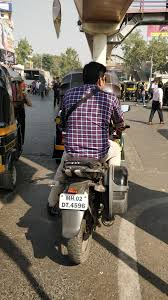
#> input picture sample_images/333333333.jpeg, 168 x 300 px
$ python -i preprocessing_service.py   (imports and definitions only)   (older library calls are emulated)
#> lines starting #> are read from the running program, lines starting #| are printed output that depends on the picture; after the words box and inside, x2 and y2 are one past the last pixel; in counts of white or black regions, pixels touching at a corner belong together
import cv2
import numpy as np

# ---------------------------------------------------------------------------
# Quality measurement
# ---------------------------------------------------------------------------


def _estimate_brightness(image_bgr: np.ndarray) -> float:
    gray = cv2.cvtColor(image_bgr, cv2.COLOR_BGR2GRAY)
    return float(gray.mean())


def _estimate_blur(image_bgr: np.ndarray) -> float:
    gray = cv2.cvtColor(image_bgr, cv2.COLOR_BGR2GRAY)
    return float(cv2.Laplacian(gray, cv2.CV_64F).var())


def _estimate_shadow_spread(image_bgr: np.ndarray) -> float:
    """Max-min brightness spread across a 4x4 grid of blocks. A uniformly
    lit image has a small spread; a cast shadow or strong lighting gradient
    produces a large one — distinct from low overall brightness (which can
    be uniform)."""
    gray = cv2.cvtColor(image_bgr, cv2.COLOR_BGR2GRAY)
    h, w = gray.shape
    bh, bw = max(1, h // 4), max(1, w // 4)
    means = [
        gray[i * bh:(i + 1) * bh, j * bw:(j + 1) * bw].mean()
        for i in range(4) for j in range(4)
        if gray[i * bh:(i + 1) * bh, j * bw:(j + 1) * bw].size
    ]
    return float(max(means) - min(means)) if means else 0.0


def _streak_components(image_bgr: np.ndarray):
    """Binarize edges (Canny), then keep only thin vertically-elongated
    connected components via morphological opening with a tall, narrow
    kernel — the standard way to isolate rain-streak-like structure from
    a binary edge map (continuous-valued frequency maps don't threshold
    cleanly: a single faint 1px streak gets smeared away by Gaussian
    blur before it can be isolated)."""
    gray = cv2.cvtColor(image_bgr, cv2.COLOR_BGR2GRAY)
    edges = cv2.Canny(gray, 40, 120)
    vertical_kernel = cv2.getStructuringElement(cv2.MORPH_RECT, (1, 7))
    opened = cv2.morphologyEx(edges, cv2.MORPH_OPEN, vertical_kernel)
    n, labels, stats, _ = cv2.connectedComponentsWithStats(opened)
    elongated_ids = [i for i in range(1, n) if stats[i][3] >= 6 and stats[i][2] <= 3]
    return labels, elongated_ids


def _estimate_rain_streak_score(image_bgr: np.ndarray) -> float:
    """Density of thin vertically-elongated streak components per 100k
    pixels — rain produces many scattered thin vertical streaks; natural
    scene edges (rock texture, guardrails) produce far fewer at this
    strict height/width ratio."""
    _, elongated_ids = _streak_components(image_bgr)
    area = image_bgr.shape[0] * image_bgr.shape[1] / 1e5
    return float(len(elongated_ids) / area) if area else 0.0


# ---------------------------------------------------------------------------
# Shadow removal — illumination-gradient normalization
# ---------------------------------------------------------------------------


SHADOW_BLEND_RATIO = 0.3  # how much of the corrected image to mix in


def _remove_shadow(image_bgr: np.ndarray) -> np.ndarray:
    """A shadow is, physically, a smooth multiplicative lighting gradient
    laid over the scene. Estimate that gradient (heavy blur of the
    luminance channel) and divide it out, rescaling to the original mean
    brightness. This directly targets uneven illumination, unlike CLAHE
    which only redistributes local contrast.

    Blended at SHADOW_BLEND_RATIO rather than applied at full strength:
    the detection heuristic (_estimate_shadow_spread) triggers on any
    large brightness range across the frame, including normal outdoor
    lighting variation (sky/foliage/sun) that isn't actually a problem —
    a full-strength correction in those false-positive cases measurably
    degraded downstream model confidence (verified directly: it flipped
    a correct helmet classification to incorrect on a real test photo).
    A partial blend keeps the real benefit on genuinely shadowed images
    while limiting the damage when the heuristic over-triggers."""
    lab = cv2.cvtColor(image_bgr, cv2.COLOR_BGR2LAB)
    l, a, b = cv2.split(lab)
    l_f = l.astype(np.float32)

    illumination = cv2.GaussianBlur(l_f, (0, 0), sigmaX=31)
    illumination = np.clip(illumination, 1.0, 255.0)

    normalized = (l_f / illumination) * illumination.mean()
    l_corrected = np.clip(normalized, 0, 255).astype(np.uint8)
    corrected = cv2.cvtColor(cv2.merge((l_corrected, a, b)), cv2.COLOR_LAB2BGR)

    return cv2.addWeighted(corrected, SHADOW_BLEND_RATIO, image_bgr, 1 - SHADOW_BLEND_RATIO, 0)


# ---------------------------------------------------------------------------
# Low-light correction — CLAHE
# ---------------------------------------------------------------------------


# [6 lines left out: function _clahe_enhance, not called in this run]


# ---------------------------------------------------------------------------
# Rain streak attenuation — frequency decomposition + directional morphology
# ---------------------------------------------------------------------------


def _remove_rain_streaks(image_bgr: np.ndarray) -> np.ndarray:
    """Classical single-image rain removal (pre-deep-learning approach):
    split into a low-frequency base layer and a high-frequency detail
    layer, build a mask from the same vertically-elongated streak
    components used for detection, dilate it slightly to cover each
    streak's visual width, and attenuate just that component within the
    detail layer before recombining. This suppresses rain streaks
    specifically rather than blurring the whole image like a generic
    denoise would."""
    labels, elongated_ids = _streak_components(image_bgr)

    streak_mask = np.isin(labels, elongated_ids).astype(np.float32)
    streak_mask = cv2.dilate(streak_mask, np.ones((3, 3), np.uint8), iterations=2)
    # Soften only the mask's edges, not its peak — re-normalize after blur
    # so fully-masked streak pixels still get the full attenuation factor.
    streak_mask = cv2.GaussianBlur(streak_mask, (0, 0), sigmaX=0.8)
    if streak_mask.max() > 0:
        streak_mask = streak_mask / streak_mask.max()

    base = cv2.GaussianBlur(image_bgr, (0, 0), sigmaX=9).astype(np.float32)
    hf = image_bgr.astype(np.float32) - base

    attenuation = 1.0 - (0.95 * streak_mask)
    attenuation_3ch = cv2.merge([attenuation, attenuation, attenuation])

    corrected = base + (hf * attenuation_3ch)
    return np.clip(corrected, 0, 255).astype(np.uint8)


# ---------------------------------------------------------------------------
# Motion-blur correction — Wiener deconvolution with an estimated motion PSF
# ---------------------------------------------------------------------------


# [70 lines left out: functions _estimate_blur_angle, _motion_psf, _wiener_deconvolve_channel, _motion_deblur, not called in this run]


# ---------------------------------------------------------------------------
# Denoise — generic sensor-noise smoothing (separate from rain-specific pass)
# ---------------------------------------------------------------------------


def _denoise(image_bgr: np.ndarray) -> np.ndarray:
    return cv2.bilateralFilter(image_bgr, d=5, sigmaColor=35, sigmaSpace=35)


# ---------------------------------------------------------------------------
# Pipeline
# ---------------------------------------------------------------------------

SHADOW_SPREAD_THRESHOLD = 55.0
RAIN_STREAK_THRESHOLD = 100.0  # elongated streak components per 100k pixels
LOW_LIGHT_THRESHOLD = 95.0
BLUR_THRESHOLD = 250.0


def enhance_image(image_bgr: np.ndarray) -> tuple[np.ndarray, dict]:
    """Adaptive preprocessing pipeline: measure specific quality issues
    (uneven lighting/shadow, low light, rain streaks, motion blur) and
    apply the dedicated correction for each one actually detected."""
    report = {}

    brightness = _estimate_brightness(image_bgr)
    blur_score = _estimate_blur(image_bgr)
    shadow_spread = _estimate_shadow_spread(image_bgr)
    rain_score = _estimate_rain_streak_score(image_bgr)

    out = image_bgr

    if shadow_spread > SHADOW_SPREAD_THRESHOLD:
        out = _remove_shadow(out)
        report["shadow_correction"] = True
    else:
        report["shadow_correction"] = False

    if brightness < LOW_LIGHT_THRESHOLD:
        out = _clahe_enhance(out)
        report["low_light_correction"] = True
    else:
        report["low_light_correction"] = False

    if rain_score > RAIN_STREAK_THRESHOLD:
        out = _remove_rain_streaks(out)
        report["rain_correction"] = True
    else:
        report["rain_correction"] = False

    out = _denoise(out)
    report["denoise_applied"] = True

    if blur_score < BLUR_THRESHOLD:
        out = _motion_deblur(out, blur_score)
        report["motion_blur_correction"] = True
    else:
        report["motion_blur_correction"] = False

    report["brightness_score"] = round(brightness, 1)
    report["sharpness_score"] = round(blur_score, 1)
    report["shadow_spread_score"] = round(shadow_spread, 1)
    report["rain_streak_score"] = round(rain_score, 2)

    return out, report

>>> import cv2
>>> picture = cv2.imread('../../../sample_images/333333333.jpeg')
#> picture is the input picture: shape (300, 168, 3); mean B, G, R 98, 109.7, 119.1
>>> result = enhance_image(picture)
#> in _estimate_brightness, `gray = cv2.cvtColor(image_bgr, cv2.COLOR_BGR2GRAY)`:
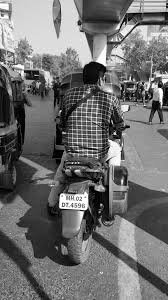
#> gray: shape (300, 168); min 0, max 255, mean 111.2
#> in enhance_image, `brightness = _estimate_brightness(image_bgr)`: brightness = 111.2
#> in enhance_image, `blur_score = _estimate_blur(image_bgr)`: blur_score = 5047.9
#> in _estimate_shadow_spread, `means = [ gray[i * bh:(i + 1) * bh, j * bw:(j + 1) * bw].mean() for i ..`: means = [184, 176.4, 111.4, 130.9, 68.39, 76.84, 100, 121.2, 69.89, 93.77, 93.22, 112.8, 90.36, 95.42, 126.5, 127.6]
#> in enhance_image, `shadow_spread = _estimate_shadow_spread(image_bgr)`: shadow_spread = 115.6
#> in _streak_components, `edges = cv2.Canny(gray, 40, 120)`:
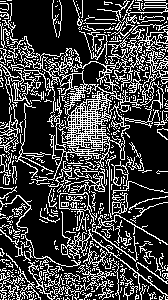
#> edges: shape (300, 168); 25.8% white in thin lines or dots
#> in _streak_components, `opened = cv2.morphologyEx(edges, cv2.MORPH_OPEN, vertical_kernel)`: opened: shape (300, 168); 3% white in thin lines or dots
#> in _streak_components, `n, labels, stats, _ = cv2.connectedComponentsWithStats(opened)`:
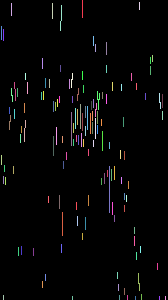
#> labels: shape (300, 168) int32; 139 distinct labels, from 0 to 138; one colour per label, 0 black
#> in _streak_components, `n, labels, stats, _ = cv2.connectedComponentsWithStats(opened)`: n = 139; stats = 139 rows, first 6: [0, 0, 168, 300, 48887], [82, 0, 1, 18, 18], [11, 3, 1, 13, 13], [52, 3, 1, 16, 16], [139, 2, 1, 8, 8], [60, 5, 2, 26, 26]
#> in _streak_components, `elongated_ids = [i for i in range(1, n) if stats[i][3] >= 6 and stats[..`: elongated_ids = 131 values from 1 to 134
#> in enhance_image, `rain_score = _estimate_rain_streak_score(image_bgr)`: rain_score = 259.9
#> in _remove_shadow, `lab = cv2.cvtColor(image_bgr, cv2.COLOR_BGR2LAB)`: lab: shape (300, 168, 3); mean of channels 0, 1, 2 116.8, 129.8, 135.8
#> in _streak_components (call 2), `edges = cv2.Canny(gray, 40, 120)`: edges: shape (300, 168); 26% white in thin lines or dots
#> in _streak_components (call 2), `opened = cv2.morphologyEx(edges, cv2.MORPH_OPEN, vertical_kernel)`: opened: shape (300, 168); 3% white in thin lines or dots
#> in _streak_components (call 2), `n, labels, stats, _ = cv2.connectedComponentsWithStats(opened)`: labels: shape (300, 168) int32; 137 distinct labels, from 0 to 136
#> in _streak_components (call 2), `n, labels, stats, _ = cv2.connectedComponentsWithStats(opened)`: n = 137; stats = 137 rows, first 6: [0, 0, 168, 300, 48909], [82, 0, 1, 18, 18], [11, 3, 1, 13, 13], [52, 3, 1, 16, 16], [139, 2, 1, 8, 8], [60, 5, 2, 26, 26]
#> in _remove_rain_streaks, `labels, elongated_ids = _streak_components(image_bgr)`: elongated_ids = 131 values from 1 to 134
#> in _remove_rain_streaks, `streak_mask = np.isin(labels, elongated_ids).astype(np.float32)`: streak_mask: shape (300, 168) float32; values 0 (black) and 1 (white), 2.9% white in thin lines or dots
#> in _remove_rain_streaks, `streak_mask = cv2.dilate(streak_mask, np.ones((3, 3), np.uint8), itera..`: streak_mask: shape (300, 168) float32; values 0 (black) and 1 (white), 16.2% white; 55 white regions, largest, box (x1, y1, x2, y2) and area: (69, 83, 109, 158) 1872, (99, 164, 117, 224) 561, (57, 193, 65, 238) 228
#> in _remove_rain_streaks, `base = cv2.GaussianBlur(image_bgr, (0, 0), sigmaX=9).astype(np.float32)`:
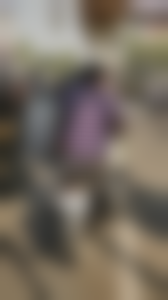
#> base: shape (300, 168, 3) float32; mean B, G, R 97.1, 108.8, 118.1
#> in _remove_rain_streaks, `hf = image_bgr.astype(np.float32) - base`:
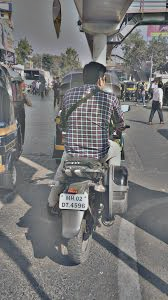
#> hf: shape (300, 168, 3) float32; mean B, G, R 0, 0, 0; drawn with min black and max white
#> in _remove_rain_streaks, `attenuation = 1.0 - (0.95 * streak_mask)`:
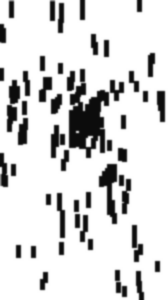
#> attenuation: shape (300, 168) float32; min 0.05, max 1, mean 0.846
#> in _remove_rain_streaks, `corrected = base + (hf * attenuation_3ch)`:
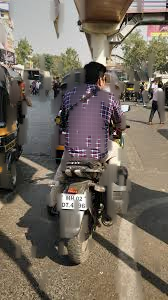
#> corrected: shape (300, 168, 3) float32; mean B, G, R 96.8, 108.7, 117.8

$ run again, on sample_images/illegal park.jpeg
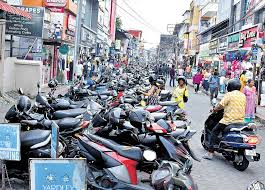
#> input picture sample_images/illegal park.jpeg, 265 x 190 px
#> picture is the input picture: shape (190, 265, 3); mean B, G, R 151.1, 142.1, 139.6
#> brightness = 142.4
#> blur_score = 15187
#> means = [147.1, 182.7, 220.6, 165.1, 162.5, 138.6, 147.7, 146.9, 116.9, 103.9, 139, 141.7, 116.3, 108.5, 106.9, 135.2]
#> shadow_spread = 116.7
#> edges: shape (190, 265); 31.5% white in thin lines or dots
#> opened: shape (190, 265); 3.1% white in thin lines or dots
#> in _streak_components, `n, labels, stats, _ = cv2.connectedComponentsWithStats(opened)`:
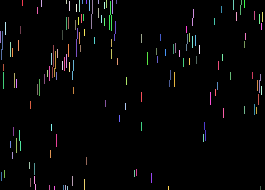
#> labels: shape (190, 265) int32; 149 distinct labels, from 0 to 148; one colour per label, 0 black
#> n = 149; stats = 149 rows, first 6: [0, 0, 265, 190, 48802], [22, 0, 1, 6, 6], [41, 0, 1, 7, 7], [66, 0, 1, 4, 4], [69, 1, 1, 10, 10], [79, 0, 1, 12, 12]
#> in _streak_components, `elongated_ids = [i for i in range(1, n) if stats[i][3] >= 6 and stats[..`: elongated_ids = 136 values from 1 to 141
#> rain_score = 270.1
#> lab: shape (190, 265, 3); mean of channels 0, 1, 2 148.1, 129.4, 123.2
#> edges: shape (190, 265); 31.3% white in thin lines or dots
#> opened: shape (190, 265); 3% white in thin lines or dots
#> labels: shape (190, 265) int32; 148 distinct labels, from 0 to 147
#> n = 148; stats = 148 rows, first 6: [0, 0, 265, 190, 48817], [22, 0, 1, 6, 6], [41, 0, 1, 7, 7], [66, 0, 1, 4, 4], [69, 1, 1, 10, 10], [79, 0, 1, 12, 12]
#> in _remove_rain_streaks, `labels, elongated_ids = _streak_components(image_bgr)`: elongated_ids = 134 values from 1 to 139
#> in _remove_rain_streaks, `corrected = base + (hf * attenuation_3ch)`:
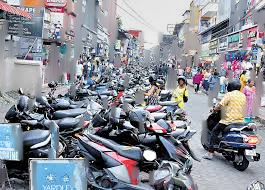
#> corrected: shape (190, 265, 3) float32; mean B, G, R 150.5, 141.7, 138.8

$ run again, on sample_images/illegalpark2.jpeg
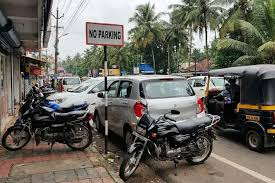
#> input picture sample_images/illegalpark2.jpeg, 275 x 183 px
#> picture is the input picture: shape (183, 275, 3); mean B, G, R 93.9, 102, 104.9
#> brightness = 102
#> blur_score = 6396.4
#> means = [102.3, 197.1, 125.4, 103.7, 105, 121.4, 107.4, 87.67, 75.75, 89.68, 126.7, 40.32, 89.08, 84.48, 61.24, 110.9]
#> shadow_spread = 156.8
#> edges: shape (183, 275); 30.1% white in thin lines or dots
#> opened: shape (183, 275); 3% white in thin lines or dots
#> labels: shape (183, 275) int32; 127 distinct labels, from 0 to 126
#> n = 127; stats = 127 rows, first 6: [0, 0, 275, 183, 48835], [37, 0, 1, 5, 5], [52, 0, 1, 5, 5], [71, 0, 1, 4, 4], [238, 0, 1, 5, 5], [253, 0, 1, 4, 4]
#> in _streak_components, `elongated_ids = [i for i in range(1, n) if stats[i][3] >= 6 and stats[..`: elongated_ids = 115 values from 6 to 121
#> rain_score = 228.5
#> lab: shape (183, 275, 3); mean of channels 0, 1, 2 107.1, 127.8, 133.2
#> edges: shape (183, 275); 30.1% white in thin lines or dots
#> opened: shape (183, 275); 2.9% white in thin lines or dots
#> in _streak_components (call 2), `n, labels, stats, _ = cv2.connectedComponentsWithStats(opened)`:
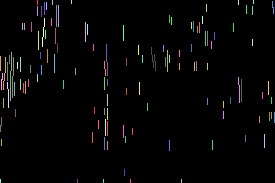
#> labels: shape (183, 275) int32; 126 distinct labels, from 0 to 125; one colour per label, 0 black
#> n = 126; stats = 126 rows, first 6: [0, 0, 275, 183, 48871], [37, 0, 1, 5, 5], [52, 0, 1, 5, 5], [71, 0, 1, 4, 4], [238, 0, 1, 5, 5], [253, 0, 1, 4, 4]
#> in _streak_components (call 2), `elongated_ids = [i for i in range(1, n) if stats[i][3] >= 6 and stats[..`: elongated_ids = 114 values from 6 to 120
#> in _remove_rain_streaks, `corrected = base + (hf * attenuation_3ch)`:
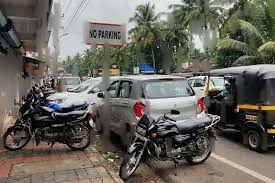
#> corrected: shape (183, 275, 3) float32; mean B, G, R 93, 101.3, 104.1

$ run again, on sample_images/illegalpark6.jpeg
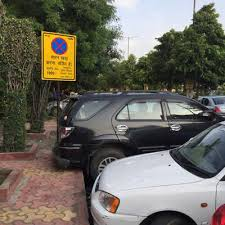
#> input picture sample_images/illegalpark6.jpeg, 225 x 225 px
#> picture is the input picture: shape (225, 225, 3); mean B, G, R 94.6, 103.6, 107.1
#> brightness = 103.6
#> blur_score = 2691.8
#> means = [74.19, 70.71, 207.7, 119.9, 65.46, 74.79, 82.05, 65.78, 72.8, 60.9, 109.5, 77.21, 125, 109.2, 185.8, 156.2]
#> shadow_spread = 146.8
#> edges: shape (225, 225); 25.8% white in thin lines or dots
#> opened: shape (225, 225); 1.6% white in thin lines or dots
#> labels: shape (225, 225) int32; 76 distinct labels, from 0 to 75
#> n = 76; stats = 76 rows, first 6: [0, 0, 225, 225, 49797], [6, 0, 1, 4, 4], [111, 0, 1, 4, 4], [192, 0, 2, 25, 26], [195, 0, 1, 13, 13], [6, 6, 1, 7, 7]
#> in _streak_components, `elongated_ids = [i for i in range(1, n) if stats[i][3] >= 6 and stats[..`: elongated_ids = 66 values from 3 to 68
#> rain_score = 130.4
#> lab: shape (225, 225, 3); mean of channels 0, 1, 2 108.6, 128.1, 133.6
#> edges: shape (225, 225); 26.2% white in thin lines or dots
#> opened: shape (225, 225); 1.7% white in thin lines or dots
#> labels: shape (225, 225) int32; 81 distinct labels, from 0 to 80
#> n = 81; stats = 81 rows, first 6: [0, 0, 225, 225, 49746], [6, 0, 1, 4, 4], [13, 0, 1, 4, 4], [192, 0, 2, 25, 26], [195, 0, 1, 13, 13], [6, 6, 1, 7, 7]
#> in _remove_rain_streaks, `labels, elongated_ids = _streak_components(image_bgr)`: elongated_ids = 71 values from 3 to 73
#> in _remove_rain_streaks, `corrected = base + (hf * attenuation_3ch)`:
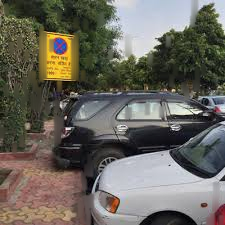
#> corrected: shape (225, 225, 3) float32; mean B, G, R 93.4, 102.2, 105.4
